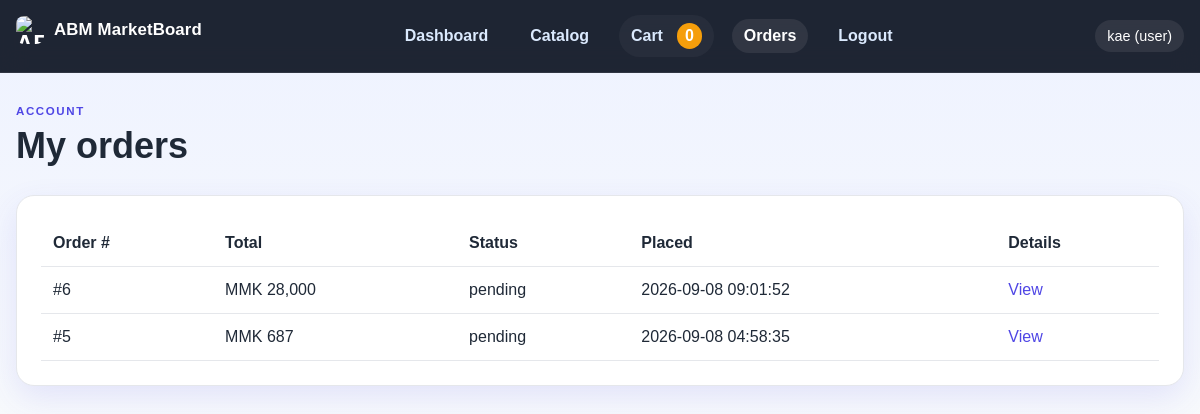
/orders.php (signed in), run on an earlier commit of the app's database.
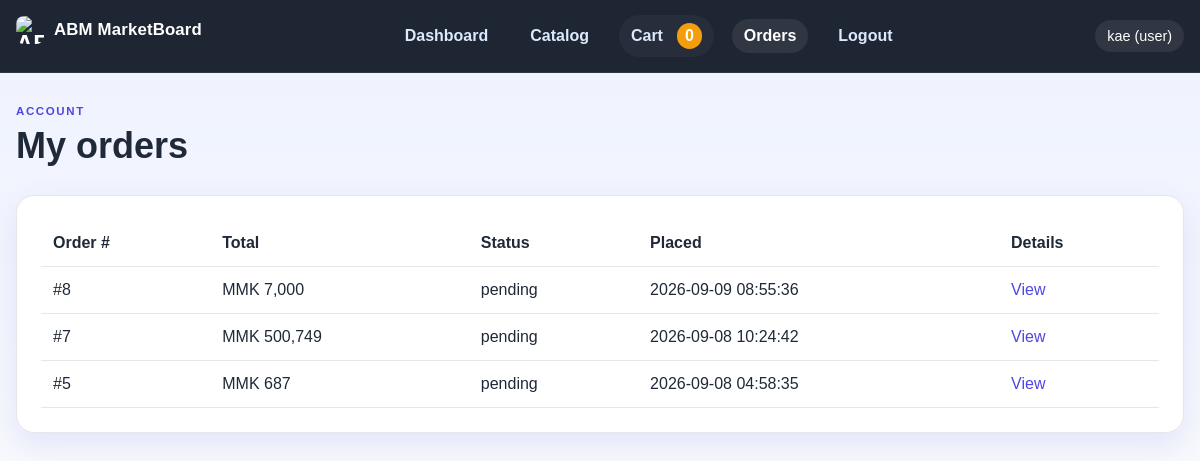
And on a later commit of the database.
### tables this page shows
CREATE TABLE orders (
        id INTEGER PRIMARY KEY AUTOINCREMENT,
        user_id INTEGER NOT NULL,
        total INTEGER NOT NULL DEFAULT 0,
        status TEXT NOT NULL DEFAULT "pending",
        created_at DATETIME DEFAULT CURRENT_TIMESTAMP,
        FOREIGN KEY (user_id) REFERENCES users(id) ON DELETE CASCADE
    );

### app/helpers.php (called while the page is built, shortened)
<?php
require_once __DIR__ . '/db.php';
function e(string $value): string
{
    return htmlspecialchars($value, ENT_QUOTES, 'UTF-8');
}
function currentUser(): ?array
{
    return $_SESSION['user'] ?? null;
}
function formatPrice(float $amount): string
{
    return 'MMK ' . number_format((int) round($amount), 0, '.', ',');
}

### app/db.php (called while the page is built, shortened)
<?php
function getDb(): PDO
{
    static $pdo = null;
    if ($pdo === null) {
        $pdo = new PDO('sqlite:' . DB_PATH);
        $pdo->setAttribute(PDO::ATTR_ERRMODE, PDO::ERRMODE_EXCEPTION);
        $pdo->setAttribute(PDO::ATTR_DEFAULT_FETCH_MODE, PDO::FETCH_ASSOC);
        $pdo->exec('PRAGMA foreign_keys = ON;');
        initializeDatabase($pdo);
    }
    return $pdo;
}
function initializeDatabase(PDO $pdo): void
{
    $pdo->exec('CREATE TABLE IF NOT EXISTS users (
        id INTEGER PRIMARY KEY AUTOINCREMENT,
        name TEXT NOT NULL,
        email TEXT NOT NULL UNIQUE,
        password TEXT NOT NULL,
        role TEXT NOT NULL DEFAULT "user",
        approved INTEGER NOT NULL DEFAULT 0,
        created_at DATETIME DEFAULT CURRENT_TIMESTAMP
    )');
    $pdo->exec('CREATE TABLE IF NOT EXISTS items (
        id INTEGER PRIMARY KEY AUTOINCREMENT,
        name TEXT NOT NULL,
        description TEXT NOT NULL,
        details TEXT NOT NULL,
        price REAL NOT NULL DEFAULT 0,
        image TEXT,
        category TEXT NOT NULL DEFAULT "General",
        barcode TEXT,
        created_at DATETIME DEFAULT CURRENT_TIMESTAMP
    )');
    $pdo->exec('CREATE TABLE IF NOT EXISTS categories (
        id INTEGER PRIMARY KEY AUTOINCREMENT,
        name TEXT NOT NULL UNIQUE,
        created_at DATETIME DEFAULT CURRENT_TIMESTAMP
    )');
    $pdo->exec('CREATE TABLE IF NOT EXISTS messages (
        id INTEGER PRIMARY KEY AUTOINCREMENT,
        sender_id INTEGER,
        sender_name TEXT NOT NULL,
        message TEXT NOT NULL,
        is_announcement INTEGER NOT NULL DEFAULT 0,
        created_at DATETIME DEFAULT CURRENT_TIMESTAMP,
        FOREIGN KEY (sender_id) REFERENCES users(id) ON DELETE SET NULL
    )');
    $pdo->exec('CREATE TABLE IF NOT EXISTS orders (
        id INTEGER PRIMARY KEY AUTOINCREMENT,
        user_id INTEGER NOT NULL,
        total INTEGER NOT NULL DEFAULT 0,
        status TEXT NOT NULL DEFAULT "pending",
        created_at DATETIME DEFAULT CURRENT_TIMESTAMP,
        FOREIGN KEY (user_id) REFERENCES users(id) ON DELETE CASCADE
    )');
    $pdo->exec('CREATE TABLE IF NOT EXISTS order_items (
        id INTEGER PRIMARY KEY AUTOINCREMENT,
        order_id INTEGER NOT NULL,
        item_id INTEGER NOT NULL,
        price INTEGER NOT NULL,
        quantity INTEGER NOT NULL DEFAULT 1,
        FOREIGN KEY (order_id) REFERENCES orders(id) ON DELETE CASCADE,
        FOREIGN KEY (item_id) REFERENCES items(id) ON DELETE CASCADE
    )');
    try {
        $pdo->query('SELECT is_announcement FROM messages LIMIT 1');
    } catch (Exception $e) {
        try {
            $pdo->exec('ALTER TABLE messages ADD COLUMN is_announcement INTEGER NOT NULL DEFAULT 0');
        } catch (Exception $ignored) {
        }
    }
    try {
        $pdo->query('SELECT approved FROM users LIMIT 1');
    } catch (Exception $e) {
        try {
            $pdo->exec('ALTER TABLE users ADD COLUMN approved INTEGER NOT NULL DEFAULT 0');
        } catch (Exception $ignored) {
        }
    }
    try {
        $pdo->query('SELECT barcode FROM items LIMIT 1');
    } catch (Exception $e) {
        try {
            $pdo->exec('ALTER TABLE items ADD COLUMN barcode TEXT');
        } catch (Exception $ignored) {
        }
    }
    $count = (int) $pdo->query('SELECT COUNT(*) FROM users WHERE email = "admin@demo.com"')->fetchColumn();
}
function getOrdersByUser(int $userId): array
{
    $stmt = getDb()->prepare('SELECT * FROM orders WHERE user_id = ? ORDER BY created_at DESC');
    $stmt->execute([$userId]);
    return $stmt->fetchAll();
}

### public/orders.php (the view, shortened to what the changed rows need)
<?php
require_once __DIR__ . '/../app/helpers.php';
$user = currentUser();
$orders = getOrdersByUser((int) $user['id']);
include __DIR__ . '/../app/partials/header.php';
?>
<section class="page-header">
    <div>
        <h1>My orders</h1>
    </div>
</section>
<div class="section-block">
    <?php if (empty($orders)): ?>
        <p>You have not placed any orders yet.</p>
        <a class="primary-btn" href="/items.php">Browse items</a>
    <?php else: ?>
        <table>
            <thead>
                <tr>
                    <th>Order #</th>
                    <th>Total</th>
                    <th>Status</th>
                    <th>Placed</th>
                    <th>Details</th>
                </tr>
            </thead>
            <tbody>
                <?php foreach ($orders as $order): ?>
                    <tr>
                        <td>#<?= (int) $order['id'] ?></td>
                        <td><?= formatPrice((float) $order['total']) ?></td>
                        <td><?= e($order['status']) ?></td>
                        <td><?= e($order['created_at']) ?></td>
                        <td><a href="/order-confirmation.php?order_id=<?= (int) $order['id'] ?>">View</a></td>
                    </tr>
                <?php endforeach; ?>
            </tbody>
        </table>
    <?php endif; ?>
</div>
<?php include __DIR__ . '/../app/partials/footer.php'; ?>

What changed in the data, as far as the page shows it:
removed orders: id "6", total "MMK 28,000", status "pending", created_at "2026-09-08 09:01:52"
added orders: id "8", total "MMK 7,000", status "pending", created_at "2026-09-09 08:55:36"
added orders: id "7", total "MMK 500,749", status "pending", created_at "2026-09-08 10:24:42"
